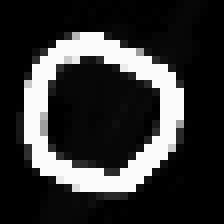
#> input picture dataset/images/var2/test_0.png, 28 x 28 px, found by its file name (shown 8 times larger)
$ jupyter execute png_to_mnist.ipynb   (older library calls are emulated)
#> lines starting #> are read from the running program, lines starting #| are printed output that depends on the picture; after the words box and inside, x2 and y2 are one past the last pixel; in counts of white or black regions, pixels touching at a corner belong together
[cell 1]
from PIL import Image, ImageFilter

[cell 2]
def imageprepare(argv):
    """
    This function returns the pixel values.
    The input is a png file location.
    """
#> called with argv = 'data/digits/new/test_0.png'
    im = Image.open(argv).convert('L')
#> im is the input picture: PIL image 28x28 L; min 0, max 250, mean 51.9
    width = float(im.size[0])
#> width = 28
    height = float(im.size[1])
#> height = 28
    newImage = Image.new('L', (28, 28), (255))  # creates white canvas of 28x28 pixels
#> newImage: PIL image 28x28 L; every value is 255

    if width > height:  # check which dimension is bigger
        # Width is bigger. Width becomes 20 pixels.
        nheight = int(round((20.0 / width * height), 0))  # resize height according to ratio width
        if (nheight == 0):  # rare case but minimum is 1 pixel
            nheight = 1
            # resize and sharpen
        img = im.resize((20, nheight), Image.ANTIALIAS).filter(ImageFilter.SHARPEN)
        wtop = int(round(((28 - nheight) / 2), 0))  # calculate horizontal position
        newImage.paste(img, (4, wtop))  # paste resized image on white canvas
    else:
        # Height is bigger. Heigth becomes 20 pixels.
        nwidth = int(round((20.0 / height * width), 0))  # resize width according to ratio height
#> nwidth = 20
        if (nwidth == 0):  # rare case but minimum is 1 pixel
            nwidth = 1
            # resize and sharpen
        img = im.resize((nwidth, 20), Image.ANTIALIAS).filter(ImageFilter.SHARPEN)
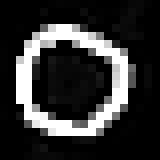
#> img: PIL image 20x20 L (shown 8 times larger); min 0, max 255, mean 51.2
        wleft = int(round(((28 - nwidth) / 2), 0))  # caculate vertical pozition
#> wleft = 4
        newImage.paste(img, (wleft, 4))  # paste resized image on white canvas
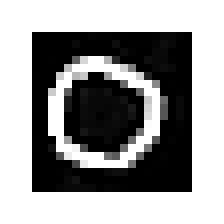
#> newImage: PIL image 28x28 L (shown 8 times larger); min 0, max 255, mean 151

    # newImage.save("sample.png

    tv = list(newImage.getdata())  # get pixel values
#> tv = 784 values, max 255 at index 0, min 0 at index 116, mean 151

    # normalize pixels to 0 and 1. 0 is pure white, 1 is pure black.
    tva = [(255 - x) * 1.0 / 255.0 for x in tv]
#> tva = 784 values, max 1 at index 116, min 0 at index 0, mean 0.408
    print(tva)
#> (printed output is left out)
    return tva

[cell 3]
x=imageprepare('data/digits/new/test_0.png')
#> x has the same summary as tva in imageprepare

$ run again, with dataset/images/var2/test_2.png copied over dataset/images/var2/test_0.png
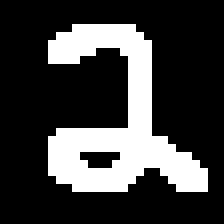
#> input picture dataset/images/var2/test_2.png, 28 x 28 px, found by its file name (shown 8 times larger)
#> in imageprepare, im is the input picture: PIL image 28x28 L; values 0 (black) and 250 (white), 24.1% white; 1 white region, box (x1, y1, x2, y2) and area: (6, 3, 26, 24) 189
#> in imageprepare, `img = im.resize((nwidth, 20), Image.ANTIALIAS).filter(ImageFilter.SHAR..`:
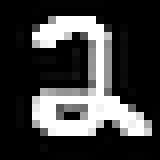
#> img: PIL image 20x20 L (shown 8 times larger); min 0, max 255, mean 62.6
#> in imageprepare, `newImage.paste(img, (wleft, 4))`:
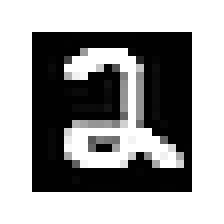
#> newImage: PIL image 28x28 L (shown 8 times larger); min 0, max 255, mean 156.8
#> tv = 784 values, max 255 at index 0, min 0 at index 116, mean 156.8
#> tva = 784 values, max 1 at index 116, min 0 at index 0, mean 0.385
#> (printed output is left out)
#> x has the same summary as tva in imageprepare
#| 784

$ run again, with dataset/images/var2/test_4.png copied over dataset/images/var2/test_0.png
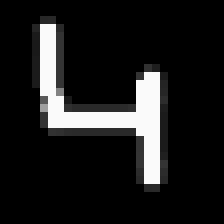
#> input picture dataset/images/var2/test_4.png, 28 x 28 px, found by its file name (shown 8 times larger)
#> in imageprepare, im is the input picture: PIL image 28x28 L; min 0, max 250, mean 29.1
#> in imageprepare, `img = im.resize((nwidth, 20), Image.ANTIALIAS).filter(ImageFilter.SHAR..`:
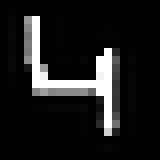
#> img: PIL image 20x20 L (shown 8 times larger); min 0, max 255, mean 28.4
#> in imageprepare, `newImage.paste(img, (wleft, 4))`:
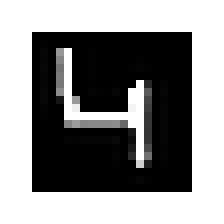
#> newImage: PIL image 28x28 L (shown 8 times larger); min 0, max 255, mean 139.4
#> tv = 784 values, max 255 at index 0, min 0 at index 116, mean 139.4
#> tva = 784 values, max 1 at index 116, min 0 at index 0, mean 0.453
#> (printed output is left out)
#> x has the same summary as tva in imageprepare
#| 784
